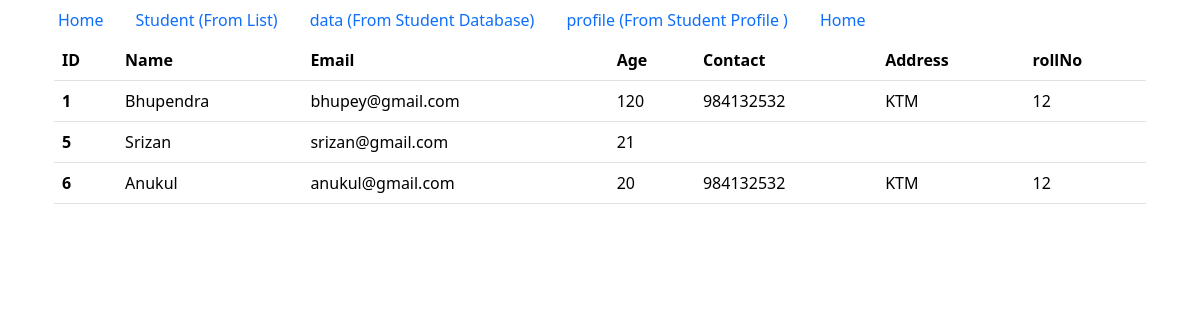
Page /student/data/ on the committed database.
### tempinheritance/models.py (models this page shows, shortened)
class Student(models.Model):
    name = models.CharField(max_length=30)
    email = models.EmailField()
    age = models.IntegerField()
    Classroom = models.ForeignKey(Classroom, on_delete=models.CASCADE, related_name="classroom_students", null=True, blank=True)

class StudentProfile(models.Model):
    Student = models.OneToOneField(Student, on_delete=models.CASCADE)  #can provide related name
    contact = models.CharField(max_length=20)
    address = models.CharField(max_length=50)
    rollNo = models.IntegerField()

### tempinheritance/views.py (the view)
# urls.py: path('data/', model_Student, name="data"),
def model_Student(request:HttpRequest):
    student = Student.objects.all()  #QuerySet
    return render(request, template_name="tempinheritance/model_Student.html", context={"student":student})

### tempinheritance/templates/tempinheritance/model_Student.html
{% extends "tempinheritance/base.html" %}
{%block content%}
<table class="table">
    <thead>
      <tr>
        <th scope="col">ID</th>
        <th scope="col">Name</th>
        <th scope="col">Email</th>
        <th scope="col">Age</th>
        <th scope="col">Contact</th>
        <th scope="col">Address</th>
        <th scope="col">rollNo</th>
      </tr>
    </thead>
    <tbody>
      {%for data in student%}
      <tr>
        <th scope="row">{{data.id}}</th>
        <td>{{data.name}}</td>
        <td>{{data.email}}</td>
        <td>{{data.age}}</td>
        <td>{{data.studentprofile.contact}}</td>
        <td>{{data.studentprofile.address}}</td>
        <td>{{data.studentprofile.rollNo}}</td>
      </tr>
    </tbody>
      {% endfor %}
  </table>
  {%endblock%}

### rows in the picture
Student: id "1", name "Bhupendra", email "bhupey@gmail.com", age "120", studentprofile.contact "984132532", studentprofile.address "KTM", studentprofile.rollNo "12"
Student: id "5", name "Srizan", email "srizan@gmail.com", age "21"
Student: id "6", name "Anukul", email "anukul@gmail.com", age "20", studentprofile.contact "984132532", studentprofile.address "KTM", studentprofile.rollNo "12"
